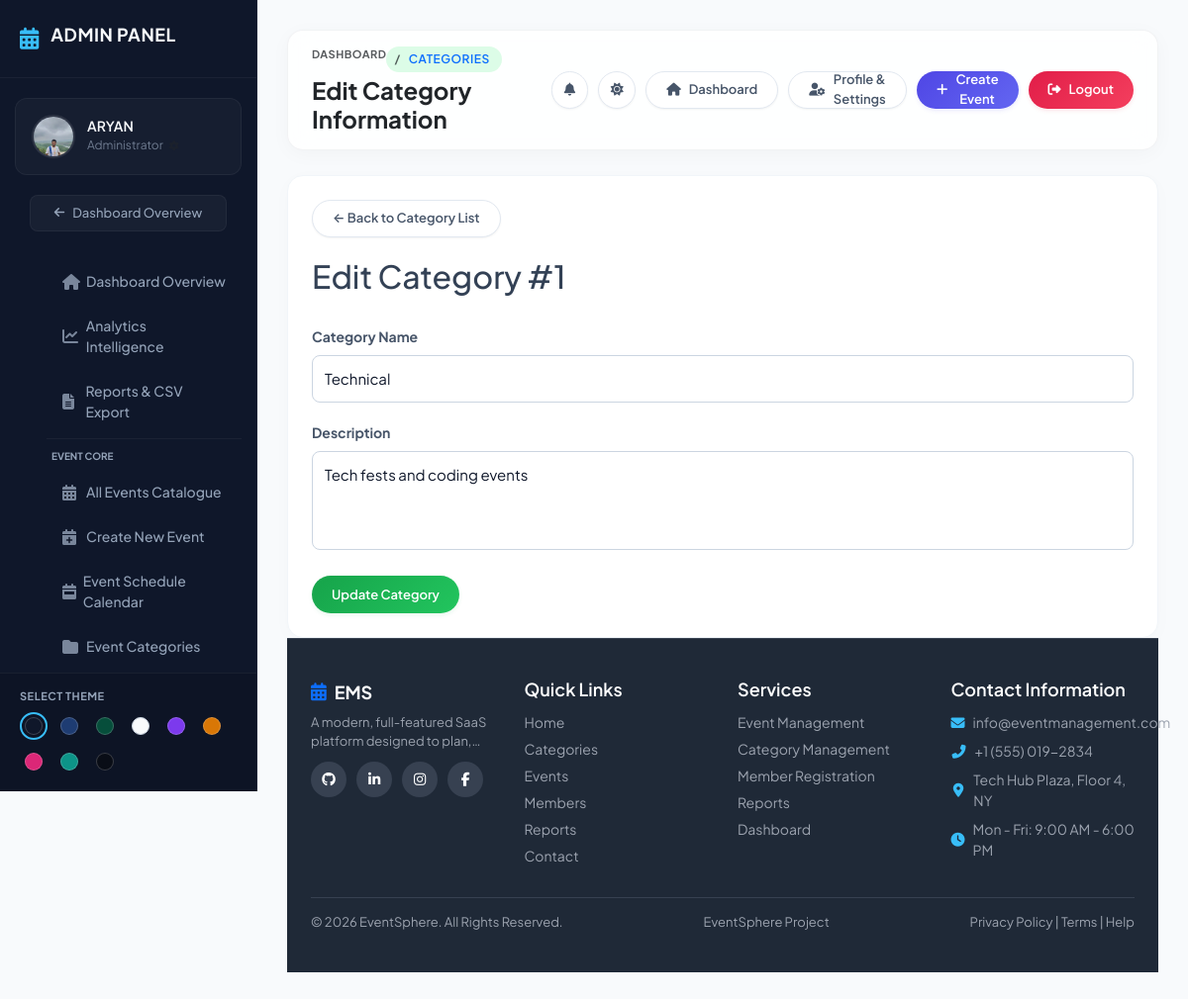
Screenshot of /edit-event-category/1/ (signed in) with the database file from the repository.
### event/models.py (models this page shows, shortened)
class UserProfile(models.Model):
    LANGUAGE_CHOICES = [
        ('en', 'English'),
        ('hi', 'Hindi'),
        ('es', 'Spanish'),
        ('fr', 'French'),
        ('de', 'German'),
        ('zh', 'Chinese'),
        ('ar', 'Arabic'),
        ('pt', 'Portuguese'),
        ('ja', 'Japanese'),
        ('ru', 'Russian'),
    ]
    TIMEZONE_CHOICES = [
        ('Asia/Kolkata', 'India (IST, UTC+5:30)'),
        ('UTC', 'UTC (Coordinated Universal Time)'),
        ('America/New_York', 'New York (EST/EDT, UTC-5/-4)'),
        ('America/Chicago', 'Chicago (CST/CDT, UTC-6/-5)'),
        ('America/Denver', 'Denver (MST/MDT, UTC-7/-6)'),
        ('America/Los_Angeles', 'Los Angeles (PST/PDT, UTC-8/-7)'),
        ('Europe/London', 'London (GMT/BST, UTC+0/+1)'),
        ('Europe/Paris', 'Paris (CET/CEST, UTC+1/+2)'),
        ('Europe/Berlin', 'Berlin (CET/CEST, UTC+1/+2)'),
        ('Asia/Dubai', 'Dubai (GST, UTC+4)'),
        ('Asia/Singapore', 'Singapore (SGT, UTC+8)'),
        ('Asia/Tokyo', 'Tokyo (JST, UTC+9)'),
        ('Australia/Sydney', 'Sydney (AEST/AEDT, UTC+10/+11)'),
        ('Pacific/Auckland', 'Auckland (NZST/NZDT, UTC+12/+13)'),
    ]
    user = models.OneToOneField(User, on_delete=models.CASCADE, related_name='profile')
    phone = models.CharField(max_length=20, blank=True, null=True)
    profile_picture = models.ImageField(upload_to='profile_pics/', blank=True, null=True)
    department = models.CharField(max_length=100, blank=True, default='IT')
    designation = models.CharField(max_length=100, blank=True, default='Organizer')
    bio = models.TextField(blank=True, null=True, default='')
    receive_notifications = models.BooleanField(default=True)
    event_updates = models.BooleanField(default=True)
    new_member_notifications = models.BooleanField(default=True)
    report_notifications = models.BooleanField(default=True)
    contact_messages = models.BooleanField(default=True)
    email_notifications = models.BooleanField(default=True)
    email_login_alerts = models.BooleanField(default=True)
    password_change_alerts = models.BooleanField(default=True)
    security_notifications = models.BooleanField(default=True)
    theme_preference = models.CharField(max_length=20, default='slate')
    language = models.CharField(max_length=10, choices=LANGUAGE_CHOICES, default='en')
    timezone = models.CharField(max_length=50, choices=TIMEZONE_CHOICES, default='Asia/Kolkata')
    date_format = models.CharField(max_length=20, default='DD/MM/YYYY')
    time_format = models.CharField(max_length=10, default='12h')
    dashboard_layout = models.CharField(max_length=20, default='Grid')
    show_email = models.BooleanField(default=True)
    show_phone = models.BooleanField(default=False)
    profile_visibility = models.CharField(max_length=20, default='Public')
    allow_contact_requests = models.BooleanField(default=True)

class Category(models.Model):
    name = models.CharField(max_length=100, unique=True)
    description = models.TextField(blank=True, null=True)
    created_at = models.DateTimeField(auto_now_add=True)
    class Meta:
        verbose_name_plural = "Categories"

### event/views.py (the view)
# urls.py: path('edit-event-category/<int:category_id>/', views.edit_event_category, name='edit_event_category'),
@login_required(login_url='login')
def edit_event_category(request, category_id):
    if not request.user.is_staff:
        messages.error(request, "Permission denied.")
        return redirect('dashboard')
    category = get_object_or_404(Category, id=category_id)
    if request.method == 'POST':
        category.name = request.POST.get('name', category.name)
        category.description = request.POST.get('description', category.description)
        category.save()
        messages.success(request, f"Category '{category.name}' updated successfully!")
        return redirect('event_category')
    return render(request, 'edit_event_category.html', {'category': category})

### event/context_processors.py (called while the page is built)
def unread_notifications_count(request):
    if request.user.is_authenticated:
        return {
            'unread_notifications_count': Notification.objects.filter(
                user=request.user, is_read=False
            ).count()
        }
    return {'unread_notifications_count': 0}

### templates/edit_event_category.html (shortened to what this page needs)
{% extends 'base.html' %}
{% block page_title %}Edit Category Information{% endblock %}
{% block content %}
<div class="form-container">
    <div style="margin-bottom:20px;">
        <a href="{% url 'event_category' %}" class="btn btn-secondary">← Back to Category List</a>
    </div>
    <h2>Edit Category #{{ category.id }}</h2>
    <br>
    <form method="POST" action="{% url 'edit_event_category' category.id %}">
        <div class="form-group">
            <label for="name">Category Name</label>
            <input type="text" id="name" name="name" value="{{ category.name }}" required>
        </div>
        <div class="form-group">
            <label for="description">Description</label>
            <textarea id="description" name="description">{{ category.description }}</textarea>
        </div>
        <button type="submit" class="btn btn-success">Update Category</button>
    </form>
</div>
{% endblock %}

### templates/base.html (shortened to what this page needs)
<!DOCTYPE html>
<html lang="en">
<head>
<link rel="stylesheet" href="https://cdnjs.cloudflare.com/ajax/libs/font-awesome/6.6.0/css/all.min.css">
<link href="https://cdn.jsdelivr.net/npm/bootstrap@5.3.3/dist/css/bootstrap.min.css" rel="stylesheet">
<link href="https://cdnjs.cloudflare.com/ajax/libs/animate.css/4.1.1/animate.min.css" rel="stylesheet">
</head>
<body>
<div class="sidebar">
    <div class="sidebar-scrollable">
        <div class="logo">
            <i class="fas fa-calendar-alt"></i>
            <h2>{% if user.is_staff %}Admin Panel{% else %}User Portal{% endif %}</h2>
        </div>
        <a href="{% url 'profile' %}" class="profile" style="text-decoration: none; display: flex; color: inherit; cursor: pointer; transition: background 0.2s ease, transform 0.2s ease;">
            {% if user.profile.profile_picture %}
                <img src="{{ user.profile.profile_picture.url }}" alt="Profile Picture">
            {% elif user.is_staff %}
                <img src="https://i.imgur.com/2DhmtJ4.png" alt="Admin">
            {% else %}
                <img src="https://ui-avatars.com/api/?name={{ user.first_name|default:user.username }}&background=38bdf8&color=fff" alt="User">
            {% endif %}
            {% if user.is_staff %}
                <div class="profile-info">
                    <h3>{{ user.first_name|default:user.username }}</h3>
                    <p>Administrator <i class="fas fa-cog ms-1 text-muted" style="font-size: 10px;"></i></p>
                </div>
            {% else %}
                <div class="profile-info">
                    <h3>{{ user.first_name|default:user.username }}</h3>
                    <p>Event Participant <i class="fas fa-cog ms-1 text-muted" style="font-size: 10px;"></i></p>
                </div>
            {% endif %}
        </a>
        <div style="display:flex;justify-content:center;margin-bottom:15px;padding:0 15px;">
            <a href="{% url 'dashboard' %}" class="btn-sidebar-back">
                <i class="fas fa-arrow-left"></i> Dashboard Overview
            </a>
        </div>
        <ul class="menu">
            {% if user.is_staff %}
                <li><a href="{% url 'dashboard' %}"><i class="fas fa-home"></i> Dashboard Overview</a></li>
                <li><a href="{% url 'analytics' %}"><i class="fas fa-chart-line"></i> Analytics Intelligence</a></li>
                <li><a href="{% url 'reports' %}"><i class="fas fa-file-alt"></i> Reports &amp; CSV Export</a></li>
                <li style="border-top: 1px solid var(--sidebar-border); margin: 6px 15px;"></li>
                <li class="menu-label" style="font-size:10px;text-transform:uppercase;color:var(--sidebar-text);padding:4px 20px;font-weight:700;">Event Core</li>
                <li><a href="{% url 'event_list' %}"><i class="fas fa-calendar-alt"></i> All Events Catalogue</a></li>
                <li><a href="{% url 'create_event' %}"><i class="fas fa-calendar-plus"></i> Create New Event</a></li>
                <li><a href="{% url 'calendar' %}"><i class="fas fa-calendar-week"></i> Event Schedule Calendar</a></li>
                <li><a href="{% url 'event_category' %}"><i class="fas fa-folder"></i> Event Categories</a></li>
            {% endif %}
        </ul>
    </div>
    <div class="theme-switcher">
        <h4>Select Theme</h4>
        <div class="theme-options">
            <button class="theme-btn active" data-theme="slate" title="Slate Dark"><span class="dot slate-dot"></span></button>
            <button class="theme-btn" data-theme="navy" title="Royal Navy"><span class="dot navy-dot"></span></button>
            <button class="theme-btn" data-theme="emerald" title="Forest Emerald"><span class="dot emerald-dot"></span></button>
            <button class="theme-btn" data-theme="light" title="Light Mode"><span class="dot light-dot"></span></button>
            <button class="theme-btn" data-theme="amethyst" title="Amethyst Purple"><span class="dot amethyst-dot"></span></button>
            <button class="theme-btn" data-theme="amber" title="Sunset Amber"><span class="dot amber-dot"></span></button>
            <button class="theme-btn" data-theme="rose" title="Velvet Rose"><span class="dot rose-dot"></span></button>
            <button class="theme-btn" data-theme="teal" title="Ocean Teal"><span class="dot teal-dot"></span></button>
            <button class="theme-btn" data-theme="charcoal" title="Midnight Charcoal"><span class="dot charcoal-dot"></span></button>
        </div>
    </div>
</div>
<div class="main">
    <div class="content-wrapper">
        <div class="header">
            <div style="display: flex; align-items: center;">
                <div class="d-flex flex-column">
                    <nav aria-label="breadcrumb" class="d-none d-sm-block mb-1">
                        <ol class="breadcrumb mb-0" id="dynamicBreadcrumbs" style="font-size: 11px; text-transform: uppercase; font-weight: 700; letter-spacing: 0.5px;">
                            <li class="breadcrumb-item"><a href="{% url 'dashboard' %}" class="text-muted text-decoration-none">Dashboard</a></li>
                        </ol>
                    </nav>
                    <h1 class="mb-0 fs-4 fw-bold text-dark">{% block page_title %}Event Management Portal{% endblock %}</h1>
                </div>
            </div>
            <div class="header-buttons">
                <a href="{% url 'notification_list' %}" class="btn btn-secondary position-relative" title="Notifications" style="padding: 8px 12px; display: inline-flex; align-items: center; justify-content: center; height: 38px; width: 38px;">
                    <i class="fas fa-bell"></i>
                </a>
                <button class="btn btn-secondary" id="themeToggleBtn" title="Toggle Light/Dark Mode" style="padding: 8px 12px; display: inline-flex; align-items: center; justify-content: center; height: 38px; width: 38px;">
                    <i class="fas fa-moon" id="themeToggleIcon"></i>
                </button>
                <a href="{% url 'dashboard' %}" class="btn btn-secondary"><i class="fas fa-home"></i> Dashboard</a>
                <a href="{% url 'profile' %}" class="btn btn-secondary"><i class="fas fa-user-cog"></i> Profile &amp; Settings</a>
                {% if user.is_staff %}
                    <a href="{% url 'create_event' %}" class="btn"><i class="fas fa-plus"></i> Create Event</a>
                {% endif %}
                <a href="{% url 'logout' %}" class="btn btn-danger"><i class="fas fa-sign-out-alt"></i> Logout</a>
            </div>
        </div>
        {% block content %}{% endblock %}
    </div>
    <footer class="site-footer mt-auto">
        <div class="container-fluid px-4">
            <div class="row">
                <div class="col-lg-3 col-md-6 col-12 mb-4 mb-lg-0">
                    <div class="footer-logo">
                        <i class="fas fa-calendar-alt text-primary"></i> EMS
                    </div>
                    <p class="footer-about-text">
                        A modern, full-featured SaaS platform designed to plan, track, and manage categories, registrations, and attendee metrics seamlessly.
                    </p>
                    <div class="social-icons">
                        <a href="#" class="social-icon-btn"><i class="fab fa-github"></i></a>
                        <a href="#" class="social-icon-btn"><i class="fab fa-linkedin-in"></i></a>
                        <a href="#" class="social-icon-btn"><i class="fab fa-instagram"></i></a>
                        <a href="#" class="social-icon-btn"><i class="fab fa-facebook-f"></i></a>
                    </div>
                </div>
                <div class="col-lg-3 col-md-6 col-12 mb-4 mb-lg-0">
                    <h5>Quick Links</h5>
                    <ul>
                        <li><a href="{% url 'dashboard' %}">Home</a></li>
                        <li><a href="{% url 'event_category' %}">Categories</a></li>
                        <li><a href="{% url 'event_list' %}">Events</a></li>
                        <li><a href="{% url 'joinevent_list' %}">Members</a></li>
                        <li><a href="{% url 'complete_event_list' %}">Reports</a></li>
                        <li><a href="{% url 'contact' %}">Contact</a></li>
                    </ul>
                </div>
                <div class="col-lg-3 col-md-6 col-12 mb-4 mb-md-0">
                    <h5>Services</h5>
                    <ul>
                        <li><a href="{% url 'event_list' %}">Event Management</a></li>
                        <li><a href="{% url 'event_category' %}">Category Management</a></li>
                        <li><a href="{% url 'add_event_member' %}">Member Registration</a></li>
                        <li><a href="{% url 'complete_event_list' %}">Reports</a></li>
                        <li><a href="{% url 'dashboard' %}">Dashboard</a></li>
                    </ul>
                </div>
                <div class="col-lg-3 col-md-6 col-12">
                    <h5>Contact Information</h5>
                    <ul class="contact-info-list">
                        <li><i class="fas fa-envelope"></i> <span>info@eventmanagement.com</span></li>
                        <li><i class="fas fa-phone-alt"></i> <span>+1 (555) 019-2834</span></li>
                        <li><i class="fas fa-map-marker-alt"></i> <span>Tech Hub Plaza, Floor 4, NY</span></li>
                        <li><i class="fas fa-clock"></i> <span>Mon - Fri: 9:00 AM - 6:00 PM</span></li>
                    </ul>
                </div>
            </div>
            <div class="footer-divider"></div>
            <div class="bottom-bar d-flex flex-column flex-md-row justify-content-between align-items-center text-center text-md-start">
                <div class="mb-2 mb-md-0">
                    © 2026 EventSphere. All Rights Reserved.
                </div>
                <div class="mb-2 mb-md-0">
                    EventSphere Project
                </div>
                <div>
                    <a href="#">Privacy Policy</a> | <a href="#">Terms</a> | <a href="#">Help</a>
                </div>
            </div>
        </div>
    </footer>
    <div class="toast-container position-fixed bottom-0 end-0 p-3" style="z-index: 1100;">
    </div>
</div>
</body>
</html>

### templates/edit_event_category.html (style rules this page uses)
.form-group { margin-bottom:20px; }
label { display:block; margin-bottom:8px; font-weight:bold; color:#444; }
input, textarea { width:100%; padding:12px; border:1px solid #ccc; border-radius:8px; font-size:15px; outline:none; }
textarea { height:100px; resize:none; }

### rows the page displays
Category: id "1", name "Technical", description "Tech fests and coding events"

### other values shown
{{ user.first_name|default:user.username }} "ARYAN"
